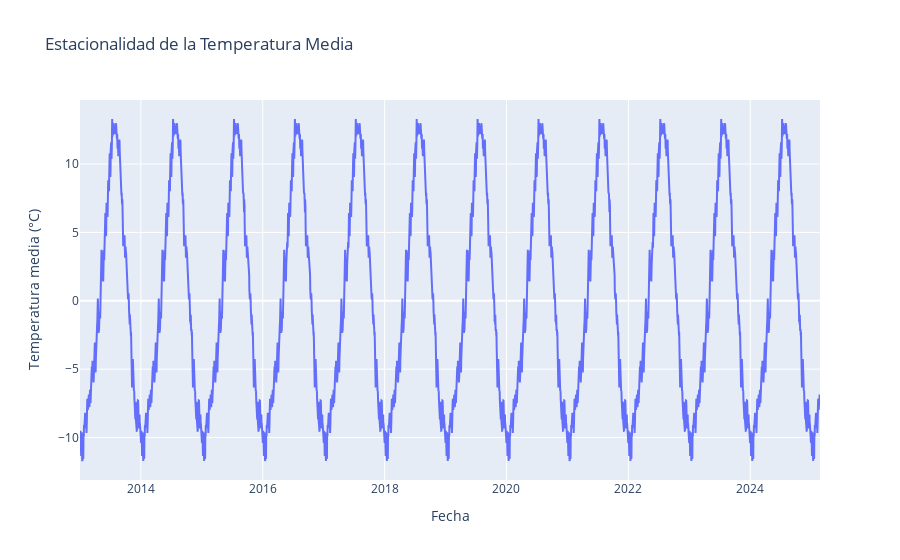

The notebook cell this image was saved under:
### Markdown cell above
#### 2. Estacionalidad

### Code cell
fig_trend = go.Figure()
fig_trend.add_trace(go.Scatter(x=df_diario_madrid['time'], y=decomposition_temp_mean.seasonal, mode='lines', name='Estacionalidad'))
fig_trend.update_layout(title="Estacionalidad de la Temperatura Media", xaxis_title="Fecha", yaxis_title="Temperatura media (°C)")
fig_trend.show()

### Figure 1 — Plotly figure (JSON) as saved in the notebook; plotly's stock layout.template omitted (floating-point values rounded to 4 significant figures; data arrays with more than 128 entries replaced by an {"elided": "..."} marker saying what was removed)
{"data": [{"mode": "lines", "name": "Estacionalidad", "type": "scatter", "x": {"elided": "4436 str values"}, "y": {"elided": "4436 float values"}}], "layout": {"title": {"text": "Estacionalidad de la Temperatura Media"}, "xaxis": {"title": {"text": "Fecha"}}, "yaxis": {"title": {"text": "Temperatura media (°C)"}}}}
